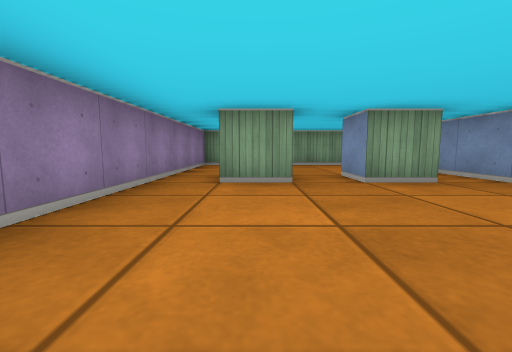
view 1 (above)

12 first-person views from a walk through a cub3D level. The camera is about half as high as the walls, tilts 6° down and sees 90° across. The floor is counted in squares. Each view is taken from the middle of a square. On the plan, view 1 faces up. The plan holds only what a view shows up to about 9 squares ahead; the rest is blank.

view 2
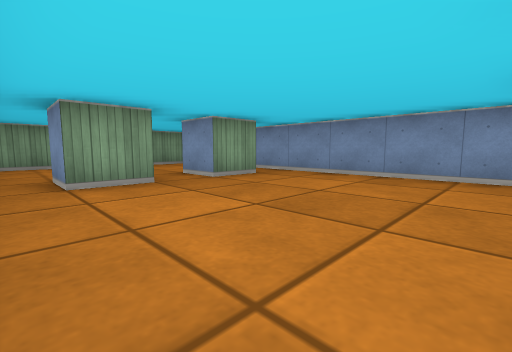

view 3
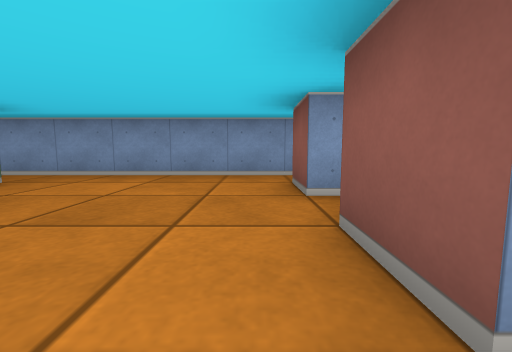

view 4
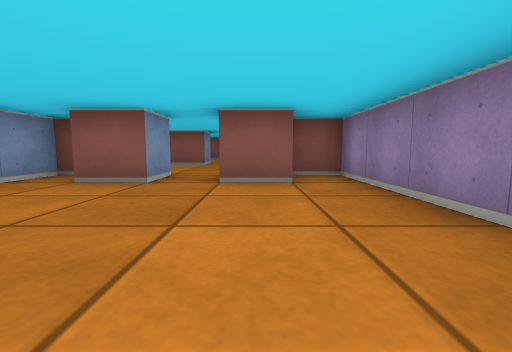

view 5
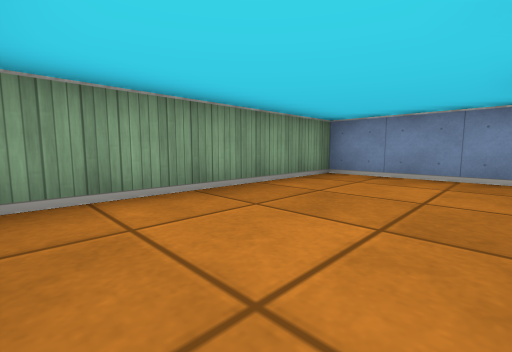

view 6
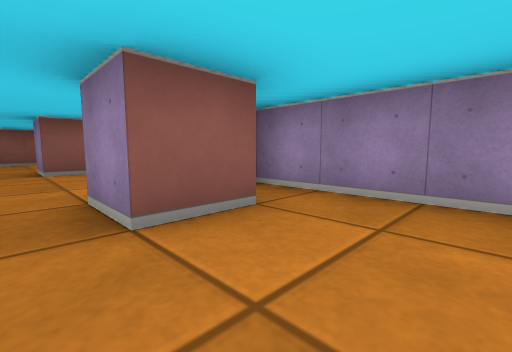

view 7
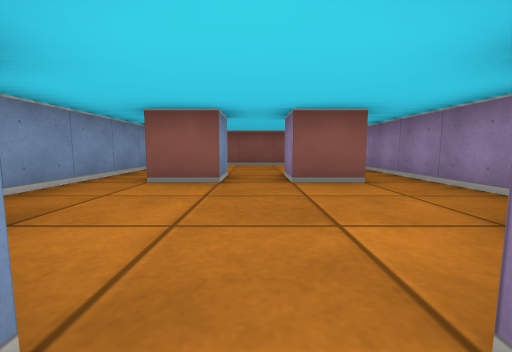

view 8
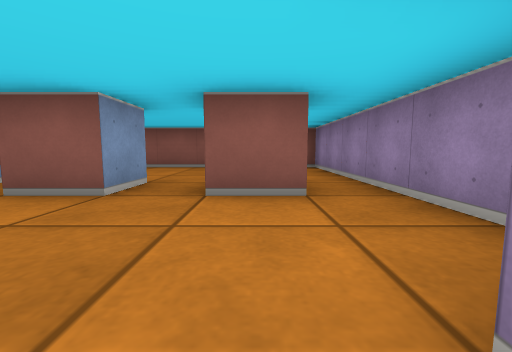

view 9
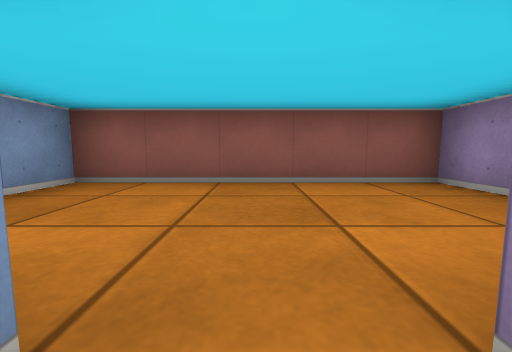

view 10
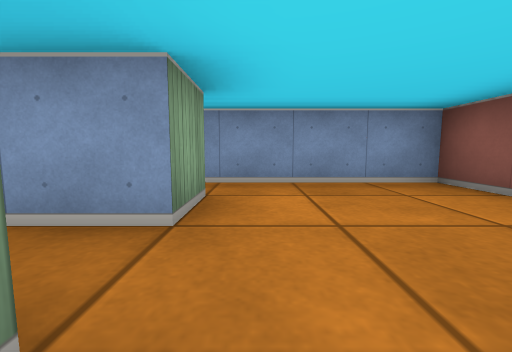

view 11
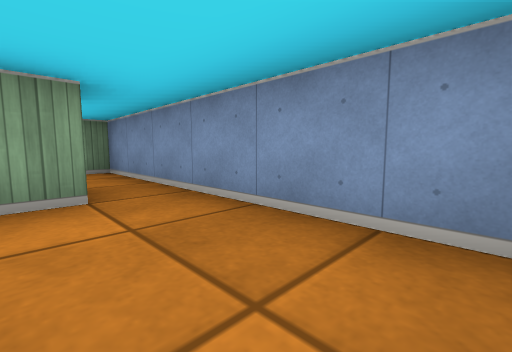

view 12
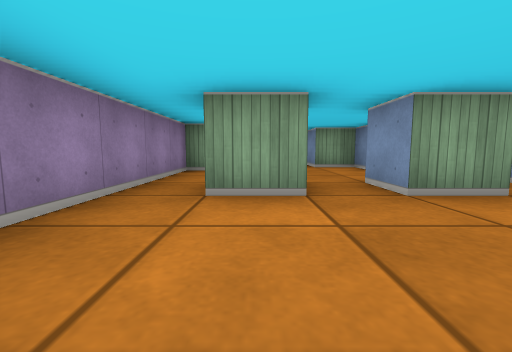

### Floor plan
Points are (right, up) in squares from view 1. A wall is a line through its corners. A room is listed if a view was taken in it or the views show most of it. See-through windows are left out.
Room 1 (views 1, 2, 3, 4, 5, 6, 7)
walls: (0.6, 3.5) (-0.5, 3.5) (-0.5, 4.5); (2.6, 3.5) (1.5, 3.5) (1.5, 4.5); (-0.6, -0.5) (0.5, -0.5) (0.5, -1.5); (1.5, -1.5) (1.5, -0.5) (2.5, -0.5); (3.5, -1.5) (3.5, 7.5) (-1.5, 7.5) (-1.5, -1.5) (-0.6, -1.5)
ways out: opening at (1, -1) to room 2
Room 2 (views 8, 9, 10, 11, 12)
walls: (-0.6, -4.5) (0.5, -4.5) (0.5, -5.5) (-0.5, -5.5); (2.6, -5.5) (1.5, -5.5) (1.5, -4.5) (2.5, -4.5); (2.5, -2.2) (2.5, -1.5) (1.5, -1.5); (-1, -2.5) (-1.5, -2.5) (-1.5, -8.5) (3.5, -8.5) (3.5, -2.5) (3, -2.5)
ways out: opening at (1, -1) to room 1

Where each view was taken, in squares from view 1:
view 1: 0 up, 0 right, facing up
view 2: 0 up, 1 left, facing up-right
view 3: 0 up, 1 left, facing right
view 4: 3 up, 0 right, facing down
view 5: 5 up, 1 left, facing up-right
view 6: 1 up, 1 right, facing down-left
view 7: 1 down, 1 right, facing down
view 8: 2 down, 0 right, facing down
view 9: 5 down, 1 right, facing down
view 10: 6 down, 0 right, facing right
view 11: 8 down, 2 right, facing up-right
view 12: 8 down, 0 right, facing up
